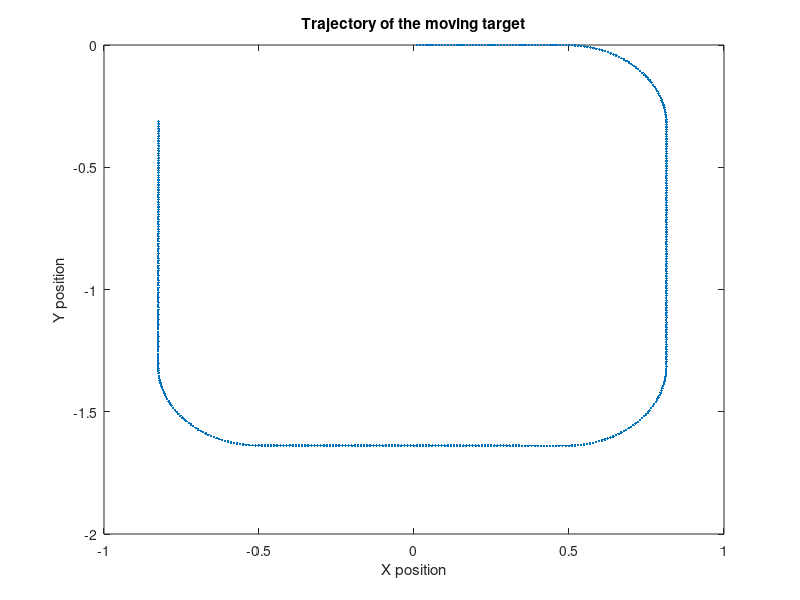

MATLAB code for this plot:
clear all
T  = 0.01;          % Sampling period
x0 = [0;0;1;0];     % Initial state
K = 500;            % Length of time sequence
a = zeros(1,K);
a(1,50:100)  = pi/2/51/T + 0.01*randn(1,51);
a(1,200:250) = pi/2/51/T + 0.01*randn(1,51);
a(1,350:400) = pi/2/51/T + 0.01*randn(1,51);
x = x0;
X = [];
for i=1:K
  F = [0 0  1    0;...
       0 0  0    1;...
       0 0  0   a(i);...
       0 0 -a(i) 0];
  x = expm(F*T)*x;
  X = [X x];
end
close all; figure(1);clf;plot(X(1,:),X(2,:),'.','LineWidth',2);
title('Trajectory of the moving target')
xlabel('X position')
ylabel('Y position')
%axis([-1 1 -1.8 0.2])

